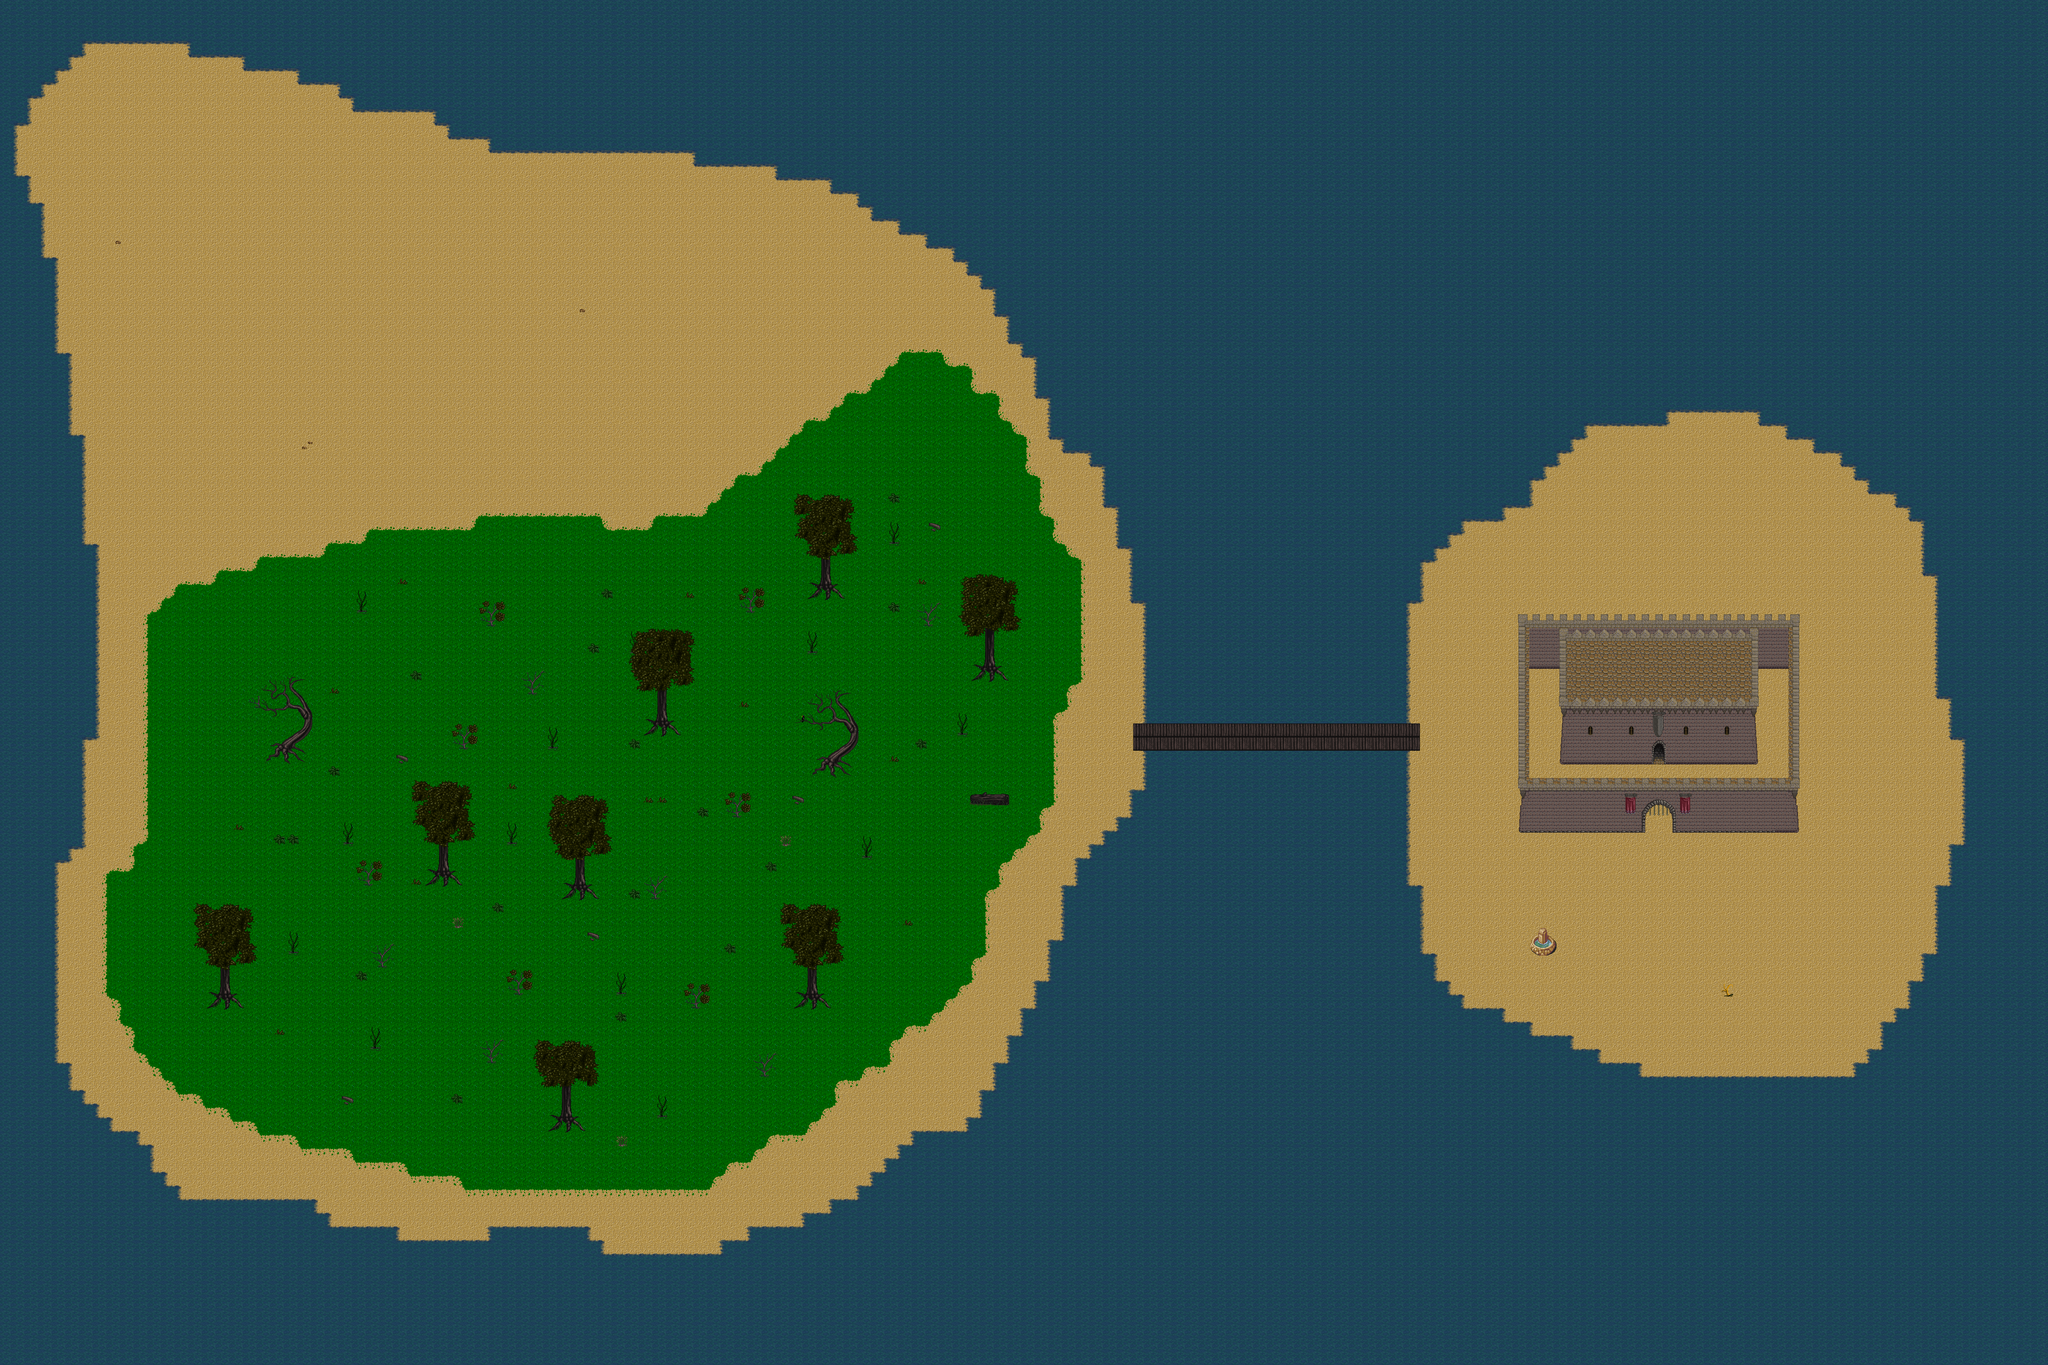

This game map was drawn from its Tiled (.tmx) file and the tilesets committed beside it. A one-line description and the trimmed map source follow:
An orthogonal 150x100 tile map with 32x32 px tiles, 10 tile layers (Vesi, Maa, Vesiaraja1, Vesiraja 2, ...), 3 tilesets.

<map version="1.0" orientation="orthogonal" width="150" height="100" tilewidth="32" tileheight="32">
 <tileset firstgid="1" name="DungeonCrawl_ProjectUtumnoTileset" tilewidth="32" tileheight="32">
  <image source="tileset0.png" width="2048" height="1536" />
 </tileset>
 <tileset firstgid="3073" name="pubdlcnt.php" tilewidth="32" tileheight="32">
  <image source="tileset1.png" width="512" height="512" />
 </tileset>
 <tileset firstgid="3329" name="tileset2.php" tilewidth="32" tileheight="32">
  <image source="tileset2.png" width="960" height="960" />
 </tileset>
 <layer name="Vesi" width="150" height="100">
  <properties>
   <property name="blocked" value="true" />
  </properties>
  <data>[15000 cells, 7562 non-empty, 1 distinct tile ids]</data>
 </layer>
 <layer name="Maa" width="150" height="100">
  <data>[15000 cells, 7400 non-empty, 2 distinct tile ids]</data>
 </layer>
 <layer name="Vesiaraja1" width="150" height="100">
  <data>[15000 cells, 254 non-empty, 2 distinct tile ids]</data>
 </layer>
 <layer name="Vesiraja 2" width="150" height="100">
  <data>[15000 cells, 433 non-empty, 7 distinct tile ids]</data>
 </layer>
 <layer name="Ruohikko" width="150" height="100">
  <data>[15000 cells, 3223 non-empty, 9 distinct tile ids]</data>
 </layer>
 <layer name="Muuri" width="150" height="100">
  <properties>
   <property name="blocked" value="true" />
  </properties>
  <data>[15000 cells, 150 non-empty, 21 distinct tile ids]</data>
 </layer>
 <layer name="Linna" width="150" height="100">
  <properties>
   <property name="blocked" value="true" />
  </properties>
  <data>[15000 cells, 148 non-empty, 20 distinct tile ids]</data>
 </layer>
 <layer name="Sisäänkäynti" width="150" height="100">
  <data>[15000 cells, 52 non-empty, 14 distinct tile ids]</data>
 </layer>
 <layer name="Puu" width="150" height="100">
  <properties>
   <property name="blocked" value="true" />
  </properties>
  <data>[15000 cells, 214 non-empty, 54 distinct tile ids]</data>
 </layer>
 <layer name="Puun latva" width="150" height="100">
  <data>[15000 cells, 241 non-empty, 53 distinct tile ids]</data>
 </layer>
</map>
